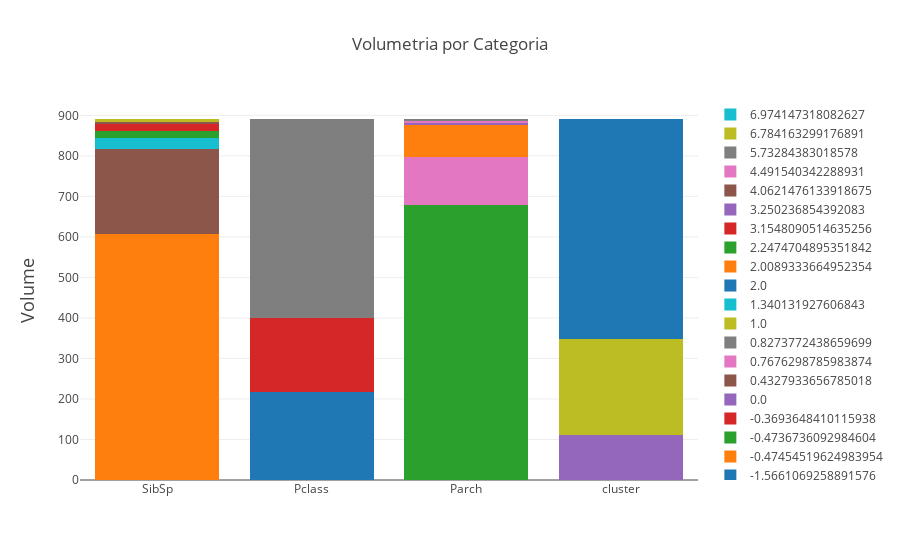

Notebook source saved alongside this figure:
### Code cell
TuringVolumeCateg(dff[['SibSp','Pclass','Parch','cluster']],dff[['SibSp','Pclass','Parch','cluster']].columns)

### Figure 1 — Plotly figure (JSON) as saved in the notebook; plotly's stock layout.template omitted (floating-point values rounded to 4 significant figures)
{"data": [{"name": "-1.5661069258891576", "type": "bar", "uid": "c2ec96a8-3bef-4946-a556-74976096734b", "x": ["SibSp", "Pclass", "Parch", "cluster"], "y": [null, 216, null, null]}, {"name": "-0.47454519624983954", "type": "bar", "uid": "7dc26713-1f22-47b9-b04d-c60dd4fb228d", "x": ["SibSp", "Pclass", "Parch", "cluster"], "y": [608, null, null, null]}, {"name": "-0.4736736092984604", "type": "bar", "uid": "92439f2f-521a-45ee-9e0d-5e449718734a", "x": ["SibSp", "Pclass", "Parch", "cluster"], "y": [null, null, 678, null]}, {"name": "-0.3693648410115938", "type": "bar", "uid": "7b388e3e-0535-4f07-8524-27a4775dc9ab", "x": ["SibSp", "Pclass", "Parch", "cluster"], "y": [null, 184, null, null]}, {"name": "0.0", "type": "bar", "uid": "4f0324f5-a2dd-4e66-b367-bf8619cdd871", "x": ["SibSp", "Pclass", "Parch", "cluster"], "y": [null, null, null, 110]}, {"name": "0.4327933656785018", "type": "bar", "uid": "76ff977d-2582-4980-b581-1f5a03f57ef1", "x": ["SibSp", "Pclass", "Parch", "cluster"], "y": [209, null, null, null]}, {"name": "0.7676298785983874", "type": "bar", "uid": "9fe6f77b-9ce2-4f98-81e1-774738490091", "x": ["SibSp", "Pclass", "Parch", "cluster"], "y": [null, null, 118, null]}, {"name": "0.8273772438659699", "type": "bar", "uid": "5eea414e-945d-47b9-8e38-1371d05515c4", "x": ["SibSp", "Pclass", "Parch", "cluster"], "y": [null, 491, null, null]}, {"name": "1.0", "type": "bar", "uid": "ec62e219-239d-4984-852b-a52b8aaf93df", "x": ["SibSp", "Pclass", "Parch", "cluster"], "y": [null, null, null, 239]}, {"name": "1.340131927606843", "type": "bar", "uid": "4b746aaa-6f03-4e9c-bfcb-978b81bba848", "x": ["SibSp", "Pclass", "Parch", "cluster"], "y": [28, null, null, null]}, {"name": "2.0", "type": "bar", "uid": "d9bd86c7-ea10-429b-b4b9-ac3cf1831113", "x": ["SibSp", "Pclass", "Parch", "cluster"], "y": [null, null, null, 542]}, {"name": "2.0089333664952354", "type": "bar", "uid": "8a734786-4132-4c48-83d6-d11c3e55e6f8", "x": ["SibSp", "Pclass", "Parch", "cluster"], "y": [null, null, 80, null]}, {"name": "2.2474704895351842", "type": "bar", "uid": "d5c8fce2-df53-4fd5-9c38-d4365be73d57", "x": ["SibSp", "Pclass", "Parch", "cluster"], "y": [16, null, null, null]}, {"name": "3.1548090514635256", "type": "bar", "uid": "3be1ee21-7dc7-43eb-86af-1e41c907ee7e", "x": ["SibSp", "Pclass", "Parch", "cluster"], "y": [18, null, null, null]}, {"name": "3.250236854392083", "type": "bar", "uid": "65fbb6e8-bf5f-4592-be65-0d1de3332125", "x": ["SibSp", "Pclass", "Parch", "cluster"], "y": [null, null, 5, null]}, {"name": "4.0621476133918675", "type": "bar", "uid": "3b3e7b16-0feb-4548-828f-14fc1589e725", "x": ["SibSp", "Pclass", "Parch", "cluster"], "y": [5, null, null, null]}, {"name": "4.491540342288931", "type": "bar", "uid": "893b28c4-c07f-4645-a66b-b1ceaa153188", "x": ["SibSp", "Pclass", "Parch", "cluster"], "y": [null, null, 4, null]}, {"name": "5.73284383018578", "type": "bar", "uid": "3864aec4-1122-4563-a456-8470ed5df5b3", "x": ["SibSp", "Pclass", "Parch", "cluster"], "y": [null, null, 5, null]}, {"name": "6.784163299176891", "type": "bar", "uid": "1a8cf804-264d-475b-b943-64b076da5f89", "x": ["SibSp", "Pclass", "Parch", "cluster"], "y": [7, null, null, null]}, {"name": "6.974147318082627", "type": "bar", "uid": "cd44d485-e42a-4a53-ade9-c001177d83bf", "x": ["SibSp", "Pclass", "Parch", "cluster"], "y": [null, null, 1, null]}], "layout": {"barmode": "stack", "title": {"text": "Volumetria por Categoria"}, "yaxis": {"title": {"font": {"size": 18}, "text": "Volume"}}}}
